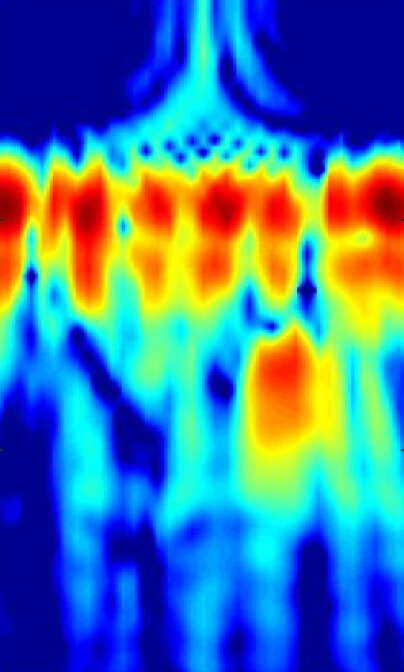
%> input picture ImagePartition/test03.jpg, 404 x 672 px
$ octave script_ejecutar.m   (GNU Octave 9; MATLAB toolbox functions it lacks are replaced by stand-ins)
%> lines starting %> are read from the running program, lines starting %| are printed output that depends on the picture; in (x1, y1, x2, y2) boxes, pixels count from 0 and x2, y2 are one past the last pixel; in counts of white or black regions, pixels touching at a corner belong together; the program's own positions count from 1
### ImagePartition/ImagePartition.m
function [] = ImagePartition(FullFileName, Umbral, Area, Area2 )
%> called with FullFileName = 'test03.jpg', Umbral = 210, Area = 600, Area2 = 11500
clc;    % Clear the command window.
 % Close all figures (except those of imtool.)
imtool close all;  % Close all imtool figures.
 % Erase all existing variables.
workspace;  % Make sure the workspace panel is showing.
format long g;
format compact;
fontSize = 14;

% Check that user has the Image Processing Toolbox installed.
hasIPT = license('test', 'image_toolbox');
if ~hasIPT
	% User does not have the toolbox installed.
	message = sprintf('Sorry, but you do not seem to have the Image Processing Toolbox.\nDo you want to try to continue anyway?');
	reply = questdlg(message, 'Toolbox missing', 'Yes', 'No', 'Yes');
%> the answer given: Yes
	if strcmpi(reply, 'No')
		% User said No, so exit.
		return;
	end
end

%Get the full filename, with path prepended.
if ~exist(FullFileName, 'file')
	% Didn't find it there.  Check the search path for it.
	errorMessage = sprintf('Error: %s does not exist.', FullFileName);
	uiwait(warndlg(errorMessage));
	return;
end

rgbImage = imread(FullFileName);
%> rgbImage is the input picture: size 672x404x3 uint8; mean R, G, B 66.9, 119.6, 159.3
[rows, columns, numberOfColorBands] = size(rgbImage);
%> rows = 672; columns = 404; numberOfColorBands = 3
% Convert to binary
if numberOfColorBands > 1
    grayImage = rgb2gray(rgbImage);
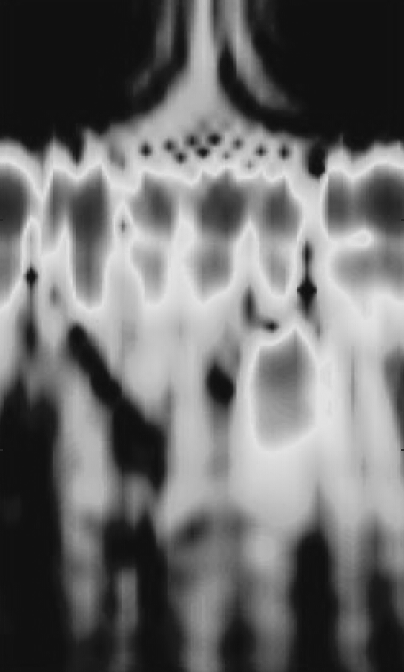
%> grayImage: size 672x404 uint8; min 14, max 229, mean 108.3
	binaryImage = grayImage > Umbral;
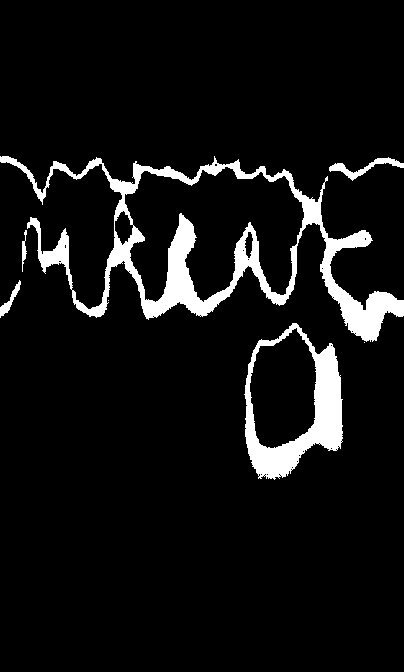
%> binaryImage: size 672x404 logical; 7.2% white; 7 white regions (2 under 20 px), largest, box (x1, y1, x2, y2) and area: (0, 156, 404, 342) 13419, (244, 323, 343, 480) 5374, (329, 157, 404, 181) 472, (0, 280, 21, 318) 208, (22, 230, 27, 272) 106
else
	binaryImage = rgbImage > Umbral;
end

subplot(1,4,1)
imshow(rgbImage,[])
% axis on;
caption=sprintf('Imagen original');
title(caption,'Fontsize',fontSize);
set(gcf,'units','normalized ','OuterPosition',[0 0 1 1])
drawnow;

subplot(1,4,2)
imshow(binaryImage,[])
caption=sprintf('Imagen binaria');
title(caption,'Fontsize',fontSize);
drawnow;

% Clean up a bit.
%binaryImage = imclearborder(binaryImage);
binaryImage = imfill(binaryImage, 'holes');
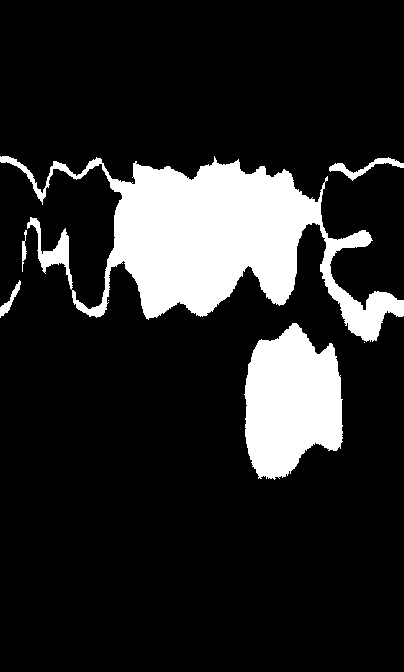
%> binaryImage: size 672x404 logical; 15.3% white; 7 white regions (2 under 20 px)
subplot(1,4,3)
imshow(binaryImage,[])
caption=sprintf('Imagen binaria rellenada');
title(caption,'Fontsize',fontSize);
drawnow;

%Se utilizan funciones de Matlab para quedarnos con los objetas con un area
%mayor que un umbral predefinido
labeledImage = bwlabel(binaryImage, 8);     % Label each blob so we can make measurements of it
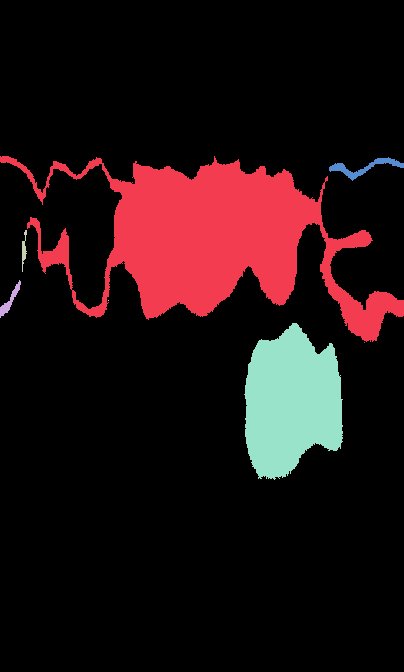
%> labeledImage: size 672x404 double; 8 distinct labels, from 0 to 7; one colour per label, 0 black
coloredLabels = label2rgb (labeledImage, 'hsv', 'k', 'shuffle'); % pseudo random color labels
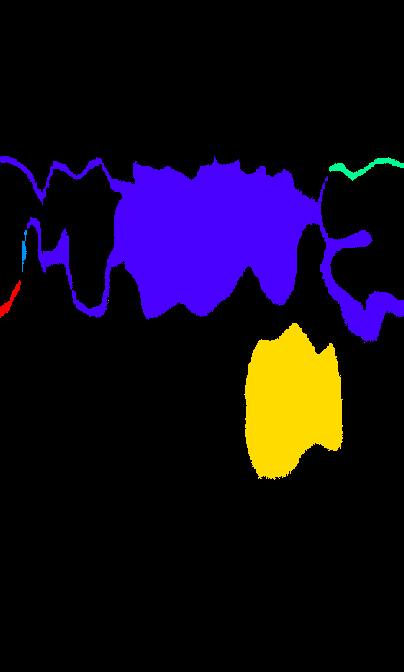
%> coloredLabels: size 672x404x3 uint8; mean R, G, B 18.8, 9.7, 27.9
blobMeasurements = regionprops(labeledImage, 'all');
%> blobMeasurements = 7 regions; largest, box (x1, y1, x2, y2), Area, Centroid, MajorAxisLength, MinorAxisLength and Eccentricity: (0, 156, 404, 342) 29363 [214.3 240.7] 324.4 163 0.865, (244, 323, 343, 480) 11407 [291.6 403] 147.4 102.6 0.718, (329, 157, 404, 181) 472 [364.8 167.9] 87.01 17.15 0.98, (0, 280, 21, 318) 208 [10.5 301.2] 44.72 7.39 0.986
allAreas = [blobMeasurements.Area]
%> allAreas = [29363 208 106 1 11407 472 1]
allowableAreaIndexes = allAreas > Area & allAreas < Area2;
%> allowableAreaIndexes = [false false false false true false false]
keeperIndexes = find(allowableAreaIndexes);
%> keeperIndexes = 5
keeperBlobsImage = ismember(labeledImage, keeperIndexes);
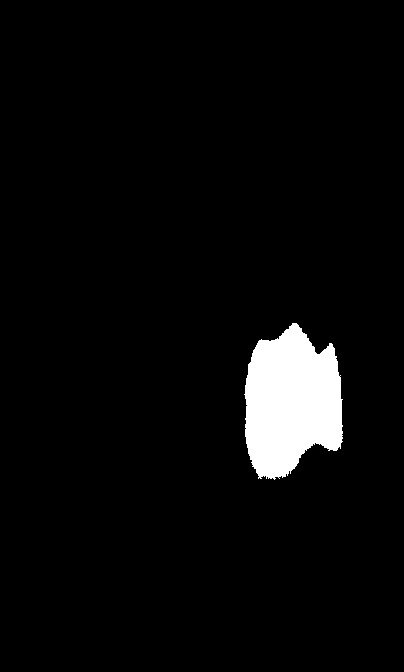
%> keeperBlobsImage: size 672x404 logical; 4.2% white; 1 white region, box (x1, y1, x2, y2) and area: (244, 323, 343, 480) 11407
labeledImage = bwlabel(keeperBlobsImage, 8);
subplot(1, 4, 4);
labeledImage=repmat(uint8(labeledImage),1,1,3).*rgbImage;
%> labeledImage: size 672x404x3 uint8
labeledImage(:,:,3)=(labeledImage(:,:,3)==0)*140;
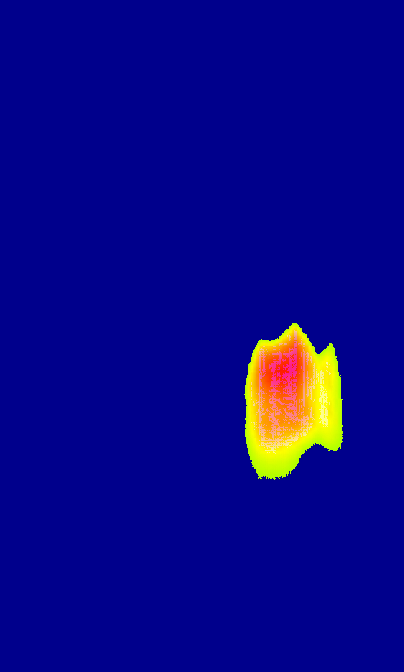
%> labeledImage: size 672x404x3 uint8; mean R, G, B 10.1, 8.1, 135.5
imshow(labeledImage, []);
title('Objetos reconocidos', 'FontSize', fontSize);


end

### ImagePartition/script_ejecutar.m
clear all; close all; clc
ImagePartition('test03.jpg',210, 600, 11500 )
% [11 lines of commented-out code are left out]
